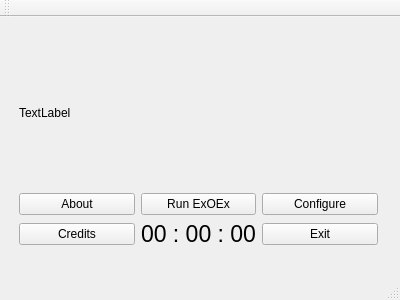
<?xml version="1.0" encoding="UTF-8"?>
<ui version="4.0">
 <class>MainWindow</class>
 <widget class="QMainWindow" name="MainWindow">
  <property name="geometry">
   <rect>
    <x>0</x>
    <y>0</y>
    <width>400</width>
    <height>300</height>
   </rect>
  </property>
  <property name="windowTitle">
   <string>MainWindow</string>
  </property>
  <widget class="QWidget" name="centralWidget">
   <widget class="QWidget" name="">
    <property name="geometry">
     <rect>
      <x>8</x>
      <y>10</y>
      <width>381</width>
      <height>231</height>
     </rect>
    </property>
    <layout class="QGridLayout" name="gridLayout">
     <item row="1" column="0">
      <widget class="QPushButton" name="pushButton_about">
       <property name="text">
        <string>About</string>
       </property>
      </widget>
     </item>
     <item row="1" column="1">
      <widget class="QPushButton" name="pushButton_run">
       <property name="text">
        <string>Run ExOEx</string>
       </property>
      </widget>
     </item>
     <item row="3" column="2">
      <widget class="QPushButton" name="pushButton_exit">
       <property name="text">
        <string>Exit</string>
       </property>
      </widget>
     </item>
     <item row="3" column="1">
      <widget class="QLabel" name="label_clock">
       <property name="font">
        <font>
         <pointsize>17</pointsize>
        </font>
       </property>
       <property name="text">
        <string>00 : 00 : 00</string>
       </property>
       <property name="alignment">
        <set>Qt::AlignCenter</set>
       </property>
      </widget>
     </item>
     <item row="1" column="2">
      <widget class="QPushButton" name="pushButton_configure">
       <property name="text">
        <string>Configure</string>
       </property>
      </widget>
     </item>
     <item row="3" column="0">
      <widget class="QPushButton" name="pushButton_credits">
       <property name="text">
        <string>Credits</string>
       </property>
      </widget>
     </item>
     <item row="0" column="0" colspan="3">
      <widget class="QLabel" name="label_banner">
       <property name="text">
        <string>TextLabel</string>
       </property>
      </widget>
     </item>
    </layout>
   </widget>
  </widget>
  <widget class="QMenuBar" name="menuBar">
   <property name="geometry">
    <rect>
     <x>0</x>
     <y>0</y>
     <width>400</width>
     <height>22</height>
    </rect>
   </property>
  </widget>
  <widget class="QToolBar" name="mainToolBar">
   <attribute name="toolBarArea">
    <enum>TopToolBarArea</enum>
   </attribute>
   <attribute name="toolBarBreak">
    <bool>false</bool>
   </attribute>
  </widget>
  <widget class="QStatusBar" name="statusBar"/>
 </widget>
 <layoutdefault spacing="6" margin="11"/>
 <resources/>
 <connections>
  <connection>
   <sender>pushButton_exit</sender>
   <signal>clicked()</signal>
   <receiver>MainWindow</receiver>
   <slot>close()</slot>
   <hints>
    <hint type="sourcelabel">
     <x>325</x>
     <y>263</y>
    </hint>
    <hint type="destinationlabel">
     <x>395</x>
     <y>245</y>
    </hint>
   </hints>
  </connection>
 </connections>
</ui>
